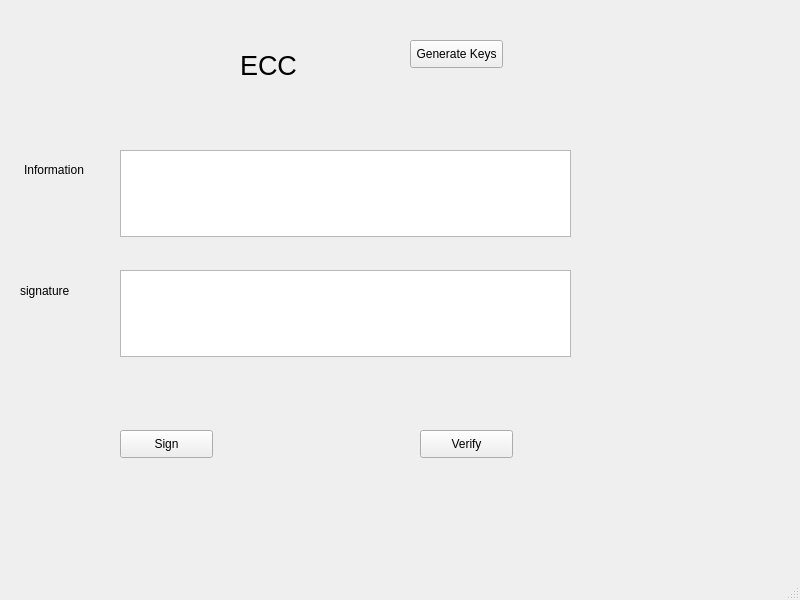
<?xml version="1.0" encoding="UTF-8"?>
<ui version="4.0">
 <class>MainWindow</class>
 <widget class="QMainWindow" name="MainWindow">
  <property name="geometry">
   <rect>
    <x>0</x>
    <y>0</y>
    <width>800</width>
    <height>600</height>
   </rect>
  </property>
  <property name="windowTitle">
   <string>MainWindow</string>
  </property>
  <widget class="QWidget" name="centralwidget">
   <widget class="QTextEdit" name="textEdit">
    <property name="geometry">
     <rect>
      <x>120</x>
      <y>150</y>
      <width>451</width>
      <height>87</height>
     </rect>
    </property>
   </widget>
   <widget class="QLabel" name="label">
    <property name="geometry">
     <rect>
      <x>24</x>
      <y>160</y>
      <width>91</width>
      <height>20</height>
     </rect>
    </property>
    <property name="text">
     <string>Information</string>
    </property>
   </widget>
   <widget class="QPushButton" name="pushButton">
    <property name="geometry">
     <rect>
      <x>120</x>
      <y>430</y>
      <width>93</width>
      <height>28</height>
     </rect>
    </property>
    <property name="text">
     <string>Sign</string>
    </property>
   </widget>
   <widget class="QLabel" name="label_2">
    <property name="geometry">
     <rect>
      <x>20</x>
      <y>280</y>
      <width>61</width>
      <height>21</height>
     </rect>
    </property>
    <property name="text">
     <string>signature</string>
    </property>
   </widget>
   <widget class="QTextEdit" name="textEdit_2">
    <property name="geometry">
     <rect>
      <x>120</x>
      <y>270</y>
      <width>451</width>
      <height>87</height>
     </rect>
    </property>
   </widget>
   <widget class="QPushButton" name="pushButton_2">
    <property name="geometry">
     <rect>
      <x>420</x>
      <y>430</y>
      <width>93</width>
      <height>28</height>
     </rect>
    </property>
    <property name="text">
     <string>Verify</string>
    </property>
   </widget>
   <widget class="QLabel" name="label_3">
    <property name="geometry">
     <rect>
      <x>240</x>
      <y>40</y>
      <width>71</width>
      <height>51</height>
     </rect>
    </property>
    <property name="font">
     <font>
      <pointsize>20</pointsize>
     </font>
    </property>
    <property name="text">
     <string>ECC</string>
    </property>
   </widget>
   <widget class="QPushButton" name="pushButton_3">
    <property name="geometry">
     <rect>
      <x>410</x>
      <y>40</y>
      <width>93</width>
      <height>28</height>
     </rect>
    </property>
    <property name="text">
     <string>Generate Keys</string>
    </property>
   </widget>
  </widget>
  <widget class="QMenuBar" name="menubar">
   <property name="geometry">
    <rect>
     <x>0</x>
     <y>0</y>
     <width>800</width>
     <height>26</height>
    </rect>
   </property>
  </widget>
  <widget class="QStatusBar" name="statusbar"/>
 </widget>
 <resources/>
 <connections/>
</ui>
